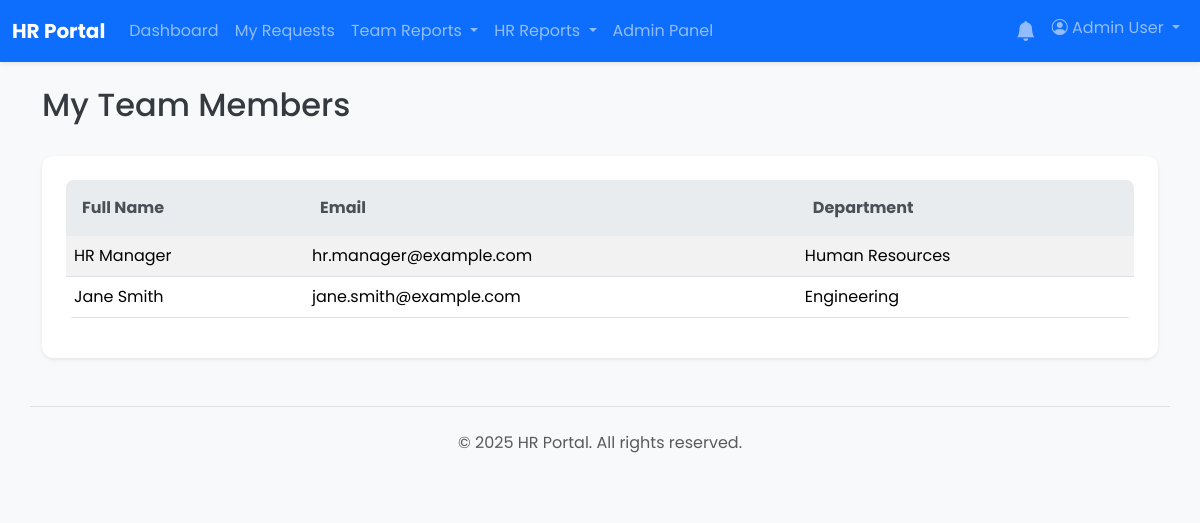
Before: /reports/team.php (signed in) with the older database file.
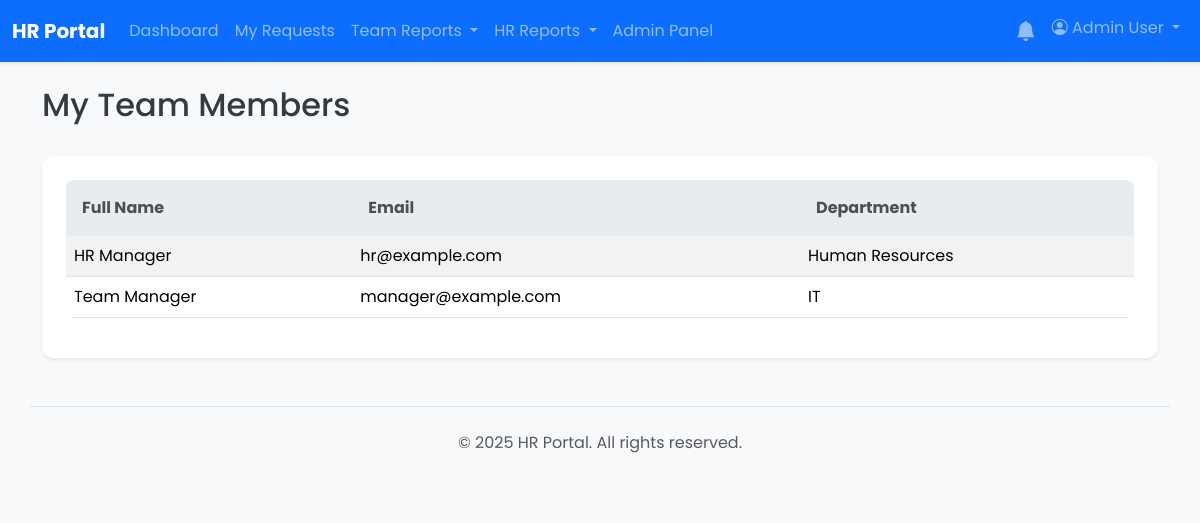
After: the same page with the newer database file.
### tables this page shows
CREATE TABLE `users` (
  `id` int(11) NOT NULL AUTO_INCREMENT,
  `full_name` varchar(255) NOT NULL,
  `email` varchar(255) NOT NULL,
  `password` varchar(255) NOT NULL,
  `role` enum('employee','manager','hr_manager','admin') NOT NULL DEFAULT 'employee',
  `department_id` int(11) DEFAULT NULL,
  `direct_manager_id` int(11) DEFAULT NULL,
  `employee_code` varchar(50) DEFAULT NULL,
  `created_at` timestamp NOT NULL DEFAULT current_timestamp(),
  `is_active` tinyint(1) NOT NULL DEFAULT 1,
  PRIMARY KEY (`id`),
  UNIQUE KEY `email` (`email`),
  UNIQUE KEY `employee_code` (`employee_code`),
  KEY `department_id` (`department_id`),
  KEY `direct_manager_id` (`direct_manager_id`)
);

CREATE TABLE `departments` (
  `id` int(11) NOT NULL AUTO_INCREMENT,
  `name` varchar(255) NOT NULL,
  `created_at` timestamp NOT NULL DEFAULT current_timestamp(),
  PRIMARY KEY (`id`),
  UNIQUE KEY `name` (`name`)
);

### reports/team.php (the view, shortened to what this page needs)
<?php
require_once __DIR__ . '/../app/core/database.php';
$manager_id = get_current_user_id();
$stmt = $pdo->prepare("
    SELECT u.id, u.full_name, u.email, d.name AS department_name
    FROM users u
    LEFT JOIN departments d ON u.department_id = d.id
    WHERE u.direct_manager_id = ?
    ORDER BY u.full_name
");
$stmt->execute([$manager_id]);
$team_members = $stmt->fetchAll();
include __DIR__ . '/../app/templates/header.php';
?>
<div class="d-flex justify-content-between align-items-center mb-4">
    <h1 class="h2">My Team Members</h1>
</div>
<div class="card shadow-sm">
    <div class="card-body">
        <div class="table-responsive">
            <table class="table table-striped table-hover">
                <thead class="table-light">
                    <tr>
                        <th>Full Name</th>
                        <th>Email</th>
                        <th>Department</th>
                    </tr>
                </thead>
                <tbody>
                    <?php if (empty($team_members)): ?>
                        <tr>
                            <td colspan="3" class="text-center text-muted p-4">You have no team members assigned to you.</td>
                        </tr>
                    <?php else: ?>
                        <?php foreach ($team_members as $member): ?>
                            <tr>
                                <td><?php echo htmlspecialchars($member['full_name']); ?></td>
                                <td><?php echo htmlspecialchars($member['email']); ?></td>
                                <td><?php echo htmlspecialchars($member['department_name'] ?? 'N/A'); ?></td>
                            </tr>
                        <?php endforeach; ?>
                    <?php endif; ?>
                </tbody>
            </table>
        </div>
    </div>
</div>
<?php
include __DIR__ . '/../app/templates/footer.php';
?>

Changed rows visible on the page:
no longer on this page (row edited): users: full_name "Jane Smith", email "jane.smith@example.com", department.name "Engineering"
changed users "HR Manager": email "hr.manager@example.com" → "hr@example.com"
now on this page (row edited): users: full_name "Team Manager", email "manager@example.com", department.name "IT"
